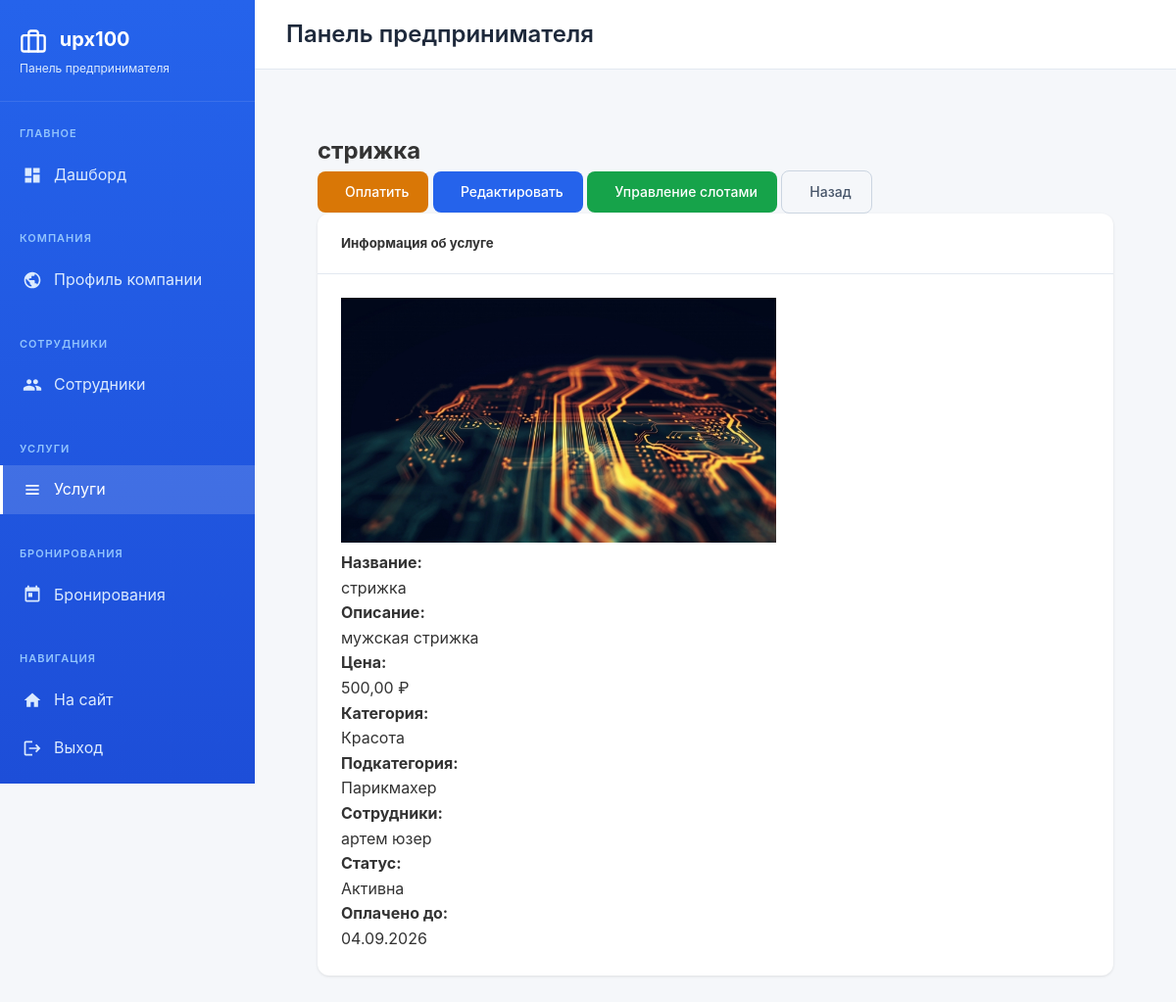
The page /business/services/2/ (signed in) on the database its author committed.
### business/models.py (models this page shows, shortened)
class Service(models.Model):
    company = models.ForeignKey(Company, on_delete=models.CASCADE, related_name='services', verbose_name="Компания")
    category = models.ForeignKey('companies.Category', on_delete=models.SET_NULL, null=True, blank=True, related_name='business_services', verbose_name="Категория")
    subcategory = models.ForeignKey('companies.Subcategory', on_delete=models.SET_NULL, null=True, blank=True, related_name='business_services', verbose_name="Подкатегория")
    employees = models.ManyToManyField(Employee, related_name='services', verbose_name="Сотрудники")
    name = models.CharField(max_length=200, verbose_name="Название услуги")
    description = models.TextField(blank=True, verbose_name="Описание")
    price = models.DecimalField(max_digits=10, decimal_places=2, verbose_name="Цена (руб)")
    duration = models.PositiveIntegerField(help_text="Длительность в минутах", verbose_name="Длительность (мин)", null=True, blank=True)
    photo = models.ImageField(upload_to='service_photos/', blank=True, null=True, verbose_name="Фото услуги")
    created_at = models.DateTimeField(auto_now_add=True)
    updated_at = models.DateTimeField(auto_now=True)
    payment_amount = models.DecimalField(max_digits=10, decimal_places=2, default=0, verbose_name="Сумма оплаты (руб/мес)")
    payment_due_date = models.DateTimeField(null=True, blank=True, verbose_name="Дата окончания оплаты")
    last_payment_date = models.DateTimeField(null=True, blank=True, verbose_name="Дата последней оплаты")
    class Meta:
        verbose_name = "Услуга"
        verbose_name_plural = "Услуги"
    @property
    def status(self):
        if not self.payment_due_date:
            return 'draft'  # Если нет даты оплаты - черновик
        now = timezone.now()
        if now > self.payment_due_date:
            return 'inactive'  # Оплата истекла
        else:
            return 'active'  # Активна
    @property
    def status_display(self):
        status_map = {
            'draft': 'Черновик',
            'active': 'Активна',
            'inactive': 'Неактивна (оплата истекла)',
        }
        return status_map.get(self.status, self.status)

class Employee(models.Model):
    company = models.ForeignKey(Company, on_delete=models.CASCADE, related_name='employees', verbose_name="Компания")
    user = models.OneToOneField(settings.AUTH_USER_MODEL, on_delete=models.CASCADE, related_name='employee_profile')
    position = models.CharField(max_length=100, blank=True, verbose_name="Должность")
    phone = models.CharField(max_length=20, blank=True, verbose_name="Телефон")
    is_active = models.BooleanField(default=True, verbose_name="Активен")
    created_at = models.DateTimeField(auto_now_add=True)
    class Meta:
        verbose_name = "Сотрудник"
        verbose_name_plural = "Сотрудники"
        unique_together = ['company', 'user']
    @property
    def name(self):
        return self.user.get_full_name() or self.user.email

### companies/models.py (models this page shows, shortened)
class Category(models.Model):
    name = models.CharField(
        max_length=100,
        unique=True,
        verbose_name='Название категории'
    )
    slug = models.SlugField(
        max_length=100,
        unique=True,
        verbose_name='Слаг'
    )
    icon = models.ImageField(
        upload_to='categories/icons/',
        blank=True,
        null=True,
        verbose_name='Иконка'
    )
    created_at = models.DateTimeField(
        auto_now_add=True,
        verbose_name='Дата создания'
    )
    class Meta:
        verbose_name = 'Категория'
        verbose_name_plural = 'Категории'
        ordering = ['name']

class Subcategory(models.Model):
    category = models.ForeignKey(
        Category,
        on_delete=models.CASCADE,
        related_name='subcategories',
        verbose_name='Категория'
    )
    name = models.CharField(
        max_length=100,
        verbose_name='Название подкатегории'
    )
    slug = models.SlugField(
        max_length=100,
        unique=True,
        verbose_name='Слаг'
    )
    created_at = models.DateTimeField(
        auto_now_add=True,
        verbose_name='Дата создания'
    )
    class Meta:
        verbose_name = 'Подкатегория'
        verbose_name_plural = 'Подкатегории'
        ordering = ['category', 'name']
        unique_together = [['category', 'slug']]

### accounts/models.py (models this page shows, shortened)
class User(AbstractBaseUser, PermissionsMixin):
    ROLE_CHOICES = (
        ('admin', 'Администратор'),
        ('entrepreneur', 'Предприниматель'),
        ('employee', 'Сотрудник'),
    )
    email = models.EmailField('Email', unique=True)
    first_name = models.CharField('Имя', max_length=30, blank=True)
    last_name = models.CharField('Фамилия', max_length=30, blank=True)
    phone = models.CharField('Телефон', max_length=20, blank=True)
    role = models.CharField('Роль', max_length=20, choices=ROLE_CHOICES, default='entrepreneur')
    is_staff = models.BooleanField('Статус сотрудника', default=False)
    is_active = models.BooleanField('Активен', default=True)
    date_joined = models.DateTimeField('Дата регистрации', default=timezone.now)
    objects = UserManager()
    USERNAME_FIELD = 'email'
    REQUIRED_FIELDS = []
    class Meta:
        verbose_name = 'Пользователь'
        verbose_name_plural = 'Пользователи'
    def get_full_name(self):
        return f"{self.first_name} {self.last_name}".strip() or self.email
    def get_company(self):
        if self.role == 'entrepreneur':
            try:
                return self.company
            except Company.DoesNotExist:
                return None
        elif self.role == 'employee':
            employee_profile = self.get_employee_profile()
            if employee_profile:
                return employee_profile.company
        return None

### business/views.py (the view)
# urls.py: path('services/<int:pk>/', views.service_detail_view, name='service_detail'),
@login_required
def service_detail_view(request, pk):
    company = request.user.get_company()
    if not company:
        messages.error(request, 'Компания не найдена')
        return redirect('business:service_list')
    try:
        service = company.services.get(pk=pk)
    except Service.DoesNotExist:
        messages.error(request, 'Услуга не найдена')
        return redirect('business:service_list')
    time_slots = service.time_slots.filter(date__gte=timezone.now().date()).order_by('date', 'start_time')
    bookings = service.bookings.all().order_by('-created_at')
    return render(request, 'business/service_detail.html', {
        'service': service,
        'time_slots': time_slots,
        'bookings': bookings
    })

### templates/business/service_detail.html (shortened to what this page needs)
{% extends 'business/base.html' %}
{% load static %}
{% block content %}
<div class="content-area">
    <div class="row mb-4">
        <div class="col-12">
            <div class="d-flex justify-content-between align-items-center">
                <h2 class="mb-0 text-primary">{{ service.name }}</h2>
                <div>
                    <a href="{% url 'business:payment_process' service.pk %}" class="btn btn-warning btn-lg">
                        Оплатить
                    </a>
                    <a href="{% url 'business:service_edit' service.pk %}" class="btn btn-primary btn-lg">
                        Редактировать
                    </a>
                    <a href="{% url 'business:slot_manage' service.pk %}" class="btn btn-success btn-lg">
                        Управление слотами
                    </a>
                    <a href="{% url 'business:service_list' %}" class="btn btn-outline-secondary btn-lg">
                        Назад
                    </a>
                </div>
            </div>
        </div>
    </div>
    <div class="row g-4">
        <div class="col-lg-6">
            <div class="card shadow-sm border-0 h-100">
                <div class="card-header bg-primary text-white py-3">
                    <h5 class="mb-0">Информация об услуге</h5>
                </div>
                <div class="card-body">
                    {% if service.photo %}
                        <div class="text-center mb-3">
                            <img src="{{ service.photo.url }}" alt="{{ service.name }}" class="img-fluid rounded shadow-sm" style="max-height: 250px; max-width: 100%;">
                        </div>
                    {% endif %}
                    <div class="mb-3">
                        <label class="fw-bold text-muted"><b>Название:</b></label>
                        <p class="fs-5">{{ service.name }}</p>
                    </div>
                    <div class="mb-3">
                        <label class="fw-bold text-muted"><b>Описание:</b></label>
                        <p>{{ service.description|default:"Не указано"|linebreaks }}</p>
                    </div>
                    <div class="row mb-3">
                        <div class="col-6">
                            <label class="fw-bold text-muted"><b>Цена:</b></label>
                            <p class="fs-4 text-success fw-bold">{{ service.price }} ₽</p>
                        </div>
                    </div>
                    <div class="mb-3">
                        <label class="fw-bold text-muted"><b>Категория:</b></label>
                        <p>{{ service.category.name|default:"—" }}</p>
                    </div>
                    {% if service.subcategory %}
                    <div class="mb-3">
                        <label class="fw-bold text-muted"><b>Подкатегория:</b></label>
                        <p>{{ service.subcategory.name }}</p>
                    </div>
                    {% endif %}
                    <div class="mb-3">
                        <label class="fw-bold text-muted"><b>Сотрудники:</b></label>
                        <p>
                            {% if service.employees.all %}
                                {% for employee in service.employees.all %}
                                    {{ employee.name }}{% if not forloop.last %}, {% endif %}
                                {% endfor %}
                            {% else %}
                                Не назначены
                            {% endif %}
                        </p>
                    </div>
                    <div class="mb-3">
                        <label class="fw-bold text-muted"><b>Статус:</b></label>
                        <p>{{ service.status_display }}</p>
                    </div>
                    <div class="mb-3">
                        <label class="fw-bold text-muted"><b>Оплачено до:</b></label>
                        <p>
                            {% if service.payment_due_date %}
                                {{ service.payment_due_date|date:"d.m.Y" }}
                            {% else %}
                                —
                            {% endif %}
                        </p>
                    </div>
                </div>
            </div>
        </div>
    </div>
</div>
{% endblock %}

### templates/business/base.html (style rules this page uses)
* { margin: 0; padding: 0; box-sizing: border-box; }
body { font-family: -apple-system, BlinkMacSystemFont, 'Segoe UI', Roboto, Oxygen, Ubuntu, sans-serif; background-color: #f5f7fa; color: #333; line-height: 1.6; }
.content-area { padding: 32px; }
.card { background: #fff; border-radius: 12px; box-shadow: 0 1px 3px rgba(0,0,0,0.1); overflow: hidden; margin-bottom: 24px; }
.card-header { padding: 20px 24px; border-bottom: 1px solid #e2e8f0; display: flex; justify-content: space-between; align-items: center; }
.card-body { padding: 24px; }
.btn { display: inline-flex; align-items: center; gap: 8px; padding: 10px 20px; border-radius: 8px; font-size: 14px; font-weight: 500; text-decoration: none; cursor: pointer; border: none; transition: all 0.2s; }
.btn-primary { background: #2563eb; color: #fff; }
.btn-success { background: #16a34a; color: #fff; }
.btn-warning { background: #d97706; color: #fff; }
.btn-outline-secondary { background: transparent; color: #475569; border: 1px solid #cbd5e1; }

### rows shown on the page
Service: name "стрижка", photo (picture), description "мужская стрижка", price "500,00", category.name "Красота", subcategory.name "Парикмахер", status_display "Активна", payment_due_date "04.09.2026"
Employee: name "артем юзер"

### other values the page prints
{{ title|default:"Панель предпринимателя" }} "Панель предпринимателя"
